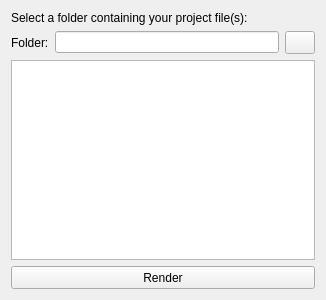
<?xml version="1.0" encoding="UTF-8"?>
<ui version="4.0">
 <class>Dialog</class>
 <widget class="QWidget" name="Dialog">
  <property name="geometry">
   <rect>
    <x>0</x>
    <y>0</y>
    <width>326</width>
    <height>300</height>
   </rect>
  </property>
  <property name="minimumSize">
   <size>
    <width>326</width>
    <height>300</height>
   </size>
  </property>
  <property name="maximumSize">
   <size>
    <width>326</width>
    <height>300</height>
   </size>
  </property>
  <property name="windowTitle">
   <string>Batch Render Folder</string>
  </property>
  <layout class="QVBoxLayout" name="verticalLayout">
   <item>
    <widget class="QLabel" name="label">
     <property name="text">
      <string>Select a folder containing your project file(s):</string>
     </property>
    </widget>
   </item>
   <item>
    <layout class="QHBoxLayout" name="horizontalLayout">
     <item>
      <widget class="QLabel" name="qtFloderLabel">
       <property name="text">
        <string>Folder:</string>
       </property>
      </widget>
     </item>
     <item>
      <widget class="QLineEdit" name="qtFolderEdit">
       <property name="enabled">
        <bool>true</bool>
       </property>
       <property name="readOnly">
        <bool>true</bool>
       </property>
      </widget>
     </item>
     <item>
      <widget class="QPushButton" name="qtFolderBtn">
       <property name="minimumSize">
        <size>
         <width>30</width>
         <height>23</height>
        </size>
       </property>
       <property name="maximumSize">
        <size>
         <width>30</width>
         <height>23</height>
        </size>
       </property>
       <property name="text">
        <string/>
       </property>
       <property name="iconSize">
        <size>
         <width>32</width>
         <height>32</height>
        </size>
       </property>
      </widget>
     </item>
    </layout>
   </item>
   <item>
    <widget class="QTextEdit" name="qtRenderText">
     <property name="readOnly">
      <bool>true</bool>
     </property>
    </widget>
   </item>
   <item>
    <widget class="QPushButton" name="qtRenderButton">
     <property name="minimumSize">
      <size>
       <width>0</width>
       <height>23</height>
      </size>
     </property>
     <property name="text">
      <string>Render</string>
     </property>
    </widget>
   </item>
  </layout>
 </widget>
 <resources/>
 <connections/>
</ui>
